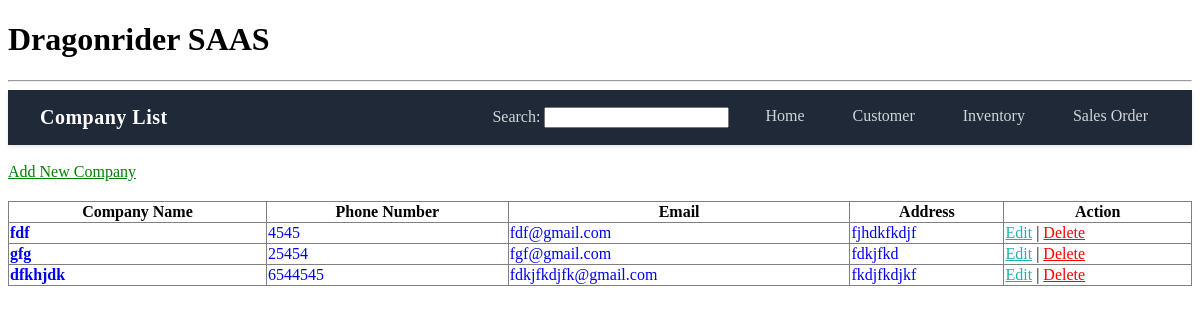
The page /company/ on the database its author committed.
### app/models.py (models this page shows, shortened)
class Company(models.Model):
    c_name = models.CharField(max_length=50)
    c_phone = models.IntegerField()
    c_email = models.EmailField()
    address = models.TextField()

### app/views.py (the view)
# urls.py: path('company/', views.company_list, name='company_list'),
def company_list(request):
    companies = Company.objects.all()
    return render(request, 'app/company_list.html', {'companies':companies})

### app/templates/app/company_list.html (shortened to what this page needs)
{% extends 'app/base.html' %}
{% block logo %}Company List{% endblock %}
{% block content %}
<br>
<a href="{% url 'company_create' %}" style="color: green;">Add New Company</a>
<table border="1" style="margin-top: 20px; border-collapse: collapse; width: 100%;">
    <thead>
        <tr>
            <th>Company Name</th>
            <th>Phone Number</th>
            <th>Email</th>
            <th>Address</th>
            <th>Action</th>
        </tr>
    </thead>
    <tbody>
        {% for company in companies %}
        <tr class="clickable-row">
            <td><a href="{% url 'customer_list' company.pk %}" style="text-decoration: none;"><strong>{{ company.c_name }}</strong></a></td>
            <td><a href="{% url 'customer_list' company.pk %}" style="text-decoration: none;">{{ company.c_phone }}</a></td>
            <td><a href="{% url 'customer_list' company.pk %}" style="text-decoration: none;">{{ company.c_email }}</a></td>
            <td><a href="{% url 'customer_list' company.pk %}" style="text-decoration: none;">{{ company.address }}</a></td>
            <td>
                <a href="{% url 'company_update' company.pk %}" style="color:lightseagreen;">Edit</a> |
                <a href="{% url 'company_delete' company.pk %}" style="color:red;">Delete</a>
            </td>
        </tr>
        {% empty %}
        <tr>
            <td colspan="5" style="text-align: center; padding: 10px;">No companies found.</td>
        </tr>
        {% endfor %}
    </tbody>
</table>
{% endblock %}

### rows shown on the page
Company: c_name "fdf", c_phone "4545", c_email "fdf@gmail.com", address "fjhdkfkdjf"
Company: c_name "gfg", c_phone "25454", c_email "fgf@gmail.com", address "fdkjfkd"
Company: c_name "dfkhjdk", c_phone "6544545", c_email "fdkjfkdjfk@gmail.com", address "fkdjfkdjkf"
